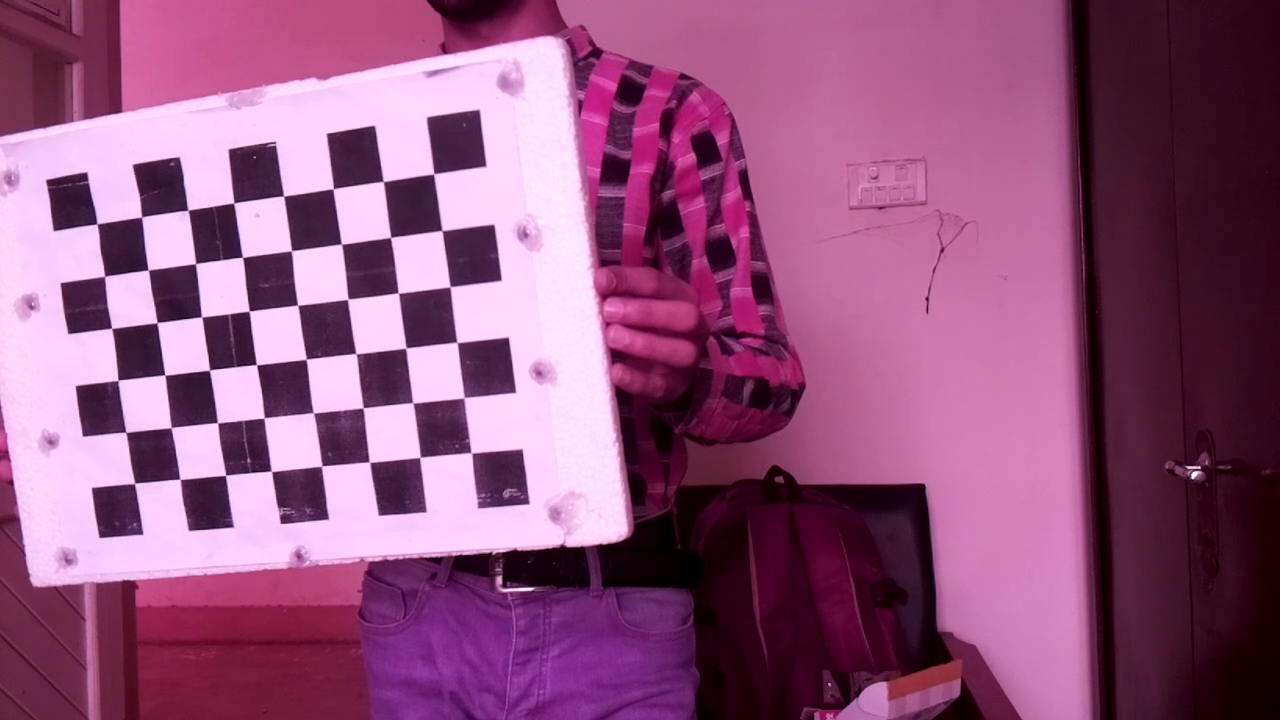
#> input picture PSAT_3_CAM_RPI_USE_THIS/calibration/test/image/calib_img_serv_left_1.tiff, 1280 x 720 px; its folder holds 3 pictures in this run
$ python test.py
#> lines starting #> are read from the running program, lines starting #| are printed output that depends on the picture
import os, cv2
import numpy as np
import pickle
import matplotlib.pyplot as plt

master_dir = os.getcwd()

square_size = float(35)  # New larger calibration object

pattern_size = (8, 6)
pattern_points = np.zeros((np.prod(pattern_size), 3), np.float32)
pattern_points[:, :2] = np.indices(pattern_size).T.reshape(-1, 2)
pattern_points *= square_size

obj_points = []
img_points = []

h, w = 0, 0

kind='serv_left'

fn=master_dir+f'/image/calib_img_{kind}_1.tiff'

print('processing %s... ' % fn, end='')
img = cv2.imread(fn, 0)
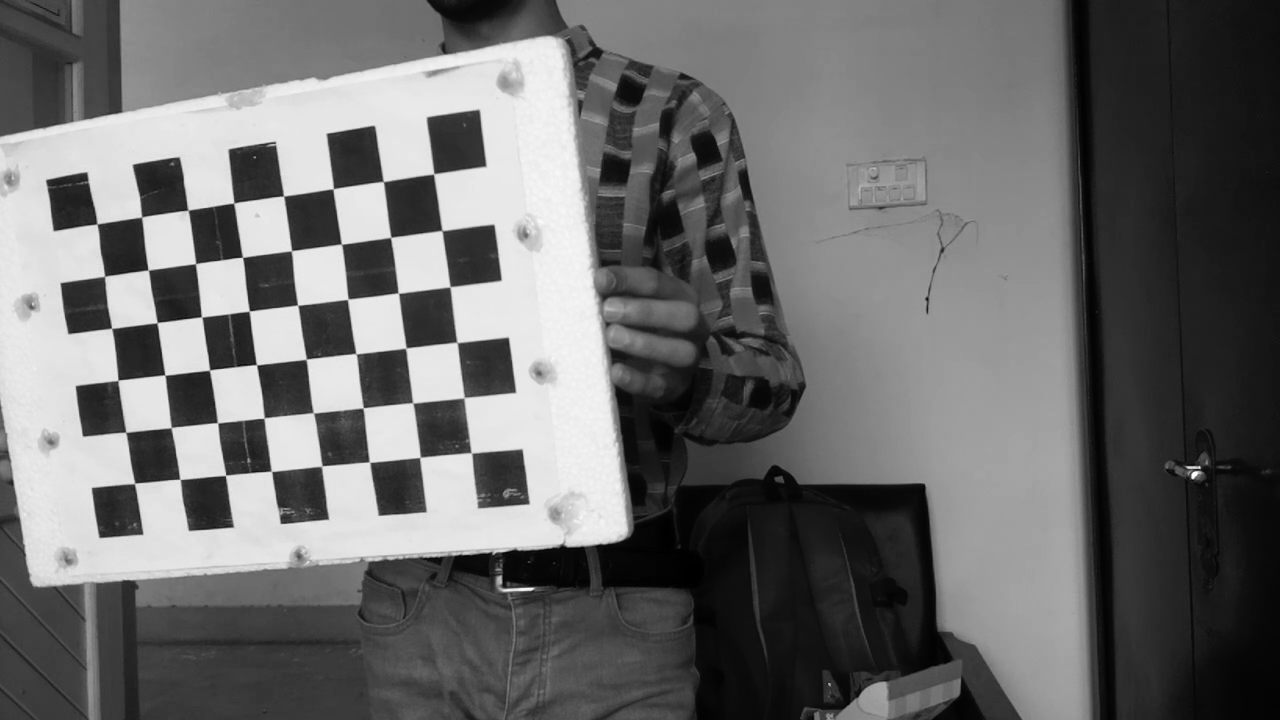
#> img: shape (720, 1280); min 0, max 255, mean 107.4

if img is None:
    print("Failed to load", fn)
    exit(0)

found, corners = cv2.findChessboardCorners(img, pattern_size)
#> found = True; corners = 48 rows, first 8: [96.98, 223.9], [141.6, 216.9], [188.1, 210.1], [233.6, 203.2], [283.6, 196.1], [333.3, 188.8], [383.3, 181.6], [433.7, 173.9]

if found:
    term = (cv2.TERM_CRITERIA_EPS +
            cv2.TERM_CRITERIA_COUNT, 30, 0.1)
    corners=cv2.cornerSubPix(img, corners, (5, 5), (-1, -1), term)
#> corners = 48 rows, first 8: [96.93, 224], [141.6, 217.1], [188, 210.2], [233.7, 203.1], [283.5, 196.1], [333.1, 188.8], [383.3, 181.5], [433.7, 173.9]
else:
    print('chessboard not found')
    exit(0)

img_points.append(corners.reshape(-1, 2))
obj_points.append(pattern_points)

try:
    with open(master_dir+'/point.pkl','rb') as f:
        x=pickle.load(f)
except:
    x=np.zeros((3,48,2))

x[2,:,:]=corners.reshape(-1, 2)

with open(master_dir+'/point.pkl','wb') as f:
    pickle.dump(x, f)

# plt.scatter(x[0,:,0],x[0,:,1])
# plt.show()

print('ok')
